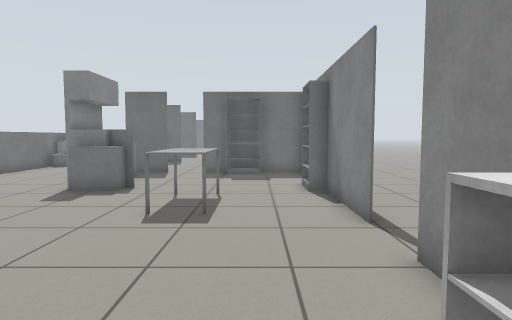
[1] (above)

19 first-person views from a walk through a Gazebo world. The camera is 0.9 m above the floor, tilts 4° down and sees 75° across. Floor lines are 1 m apart. The floor is counted in squares, 0.5 m on a side. Each view is taken from the middle of a square. On the plan, view 1 faces up. The plan holds only what a view shows up to about 17 squares ahead; the rest is blank. The place goes on beyond the plan. Robots are left out.

[2]
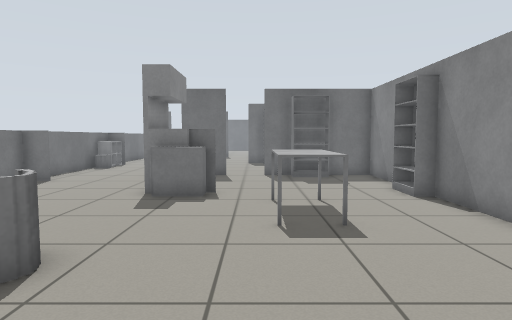

[3]
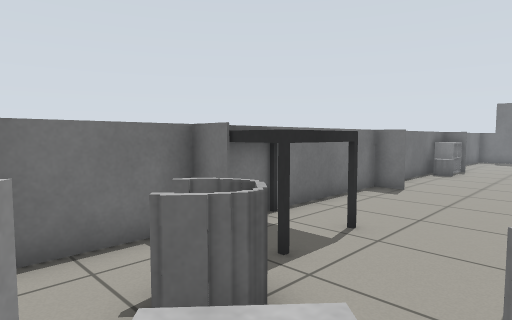

[4]
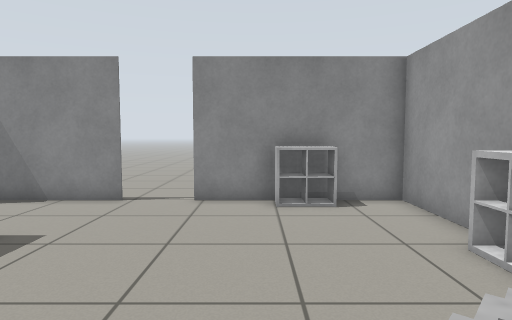

[5]
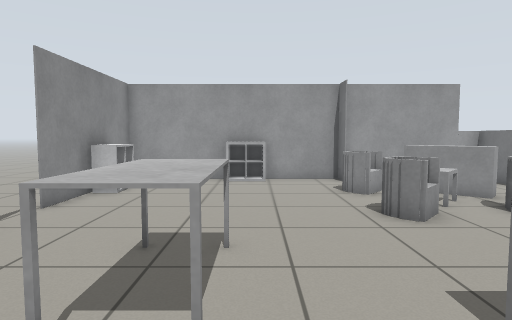

[6]
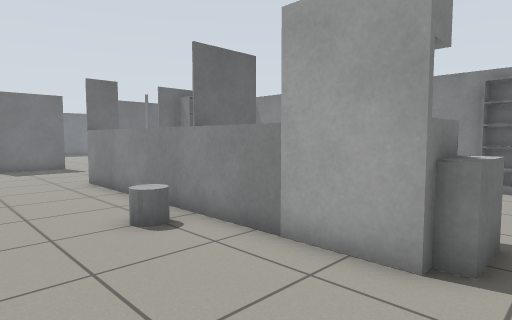

[7]
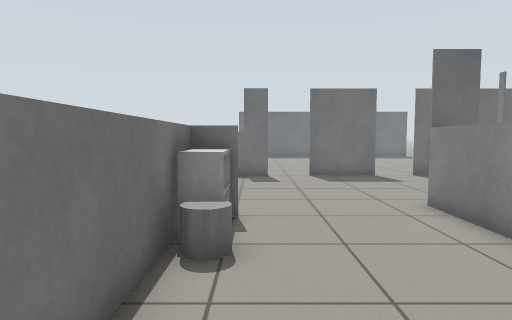

[8]
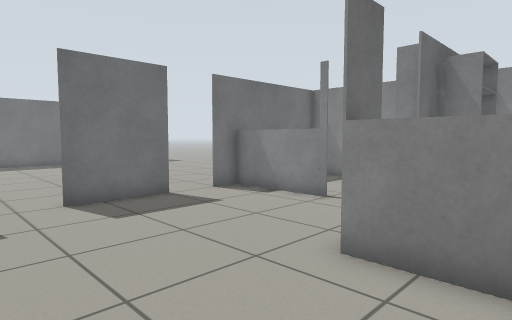

[9]
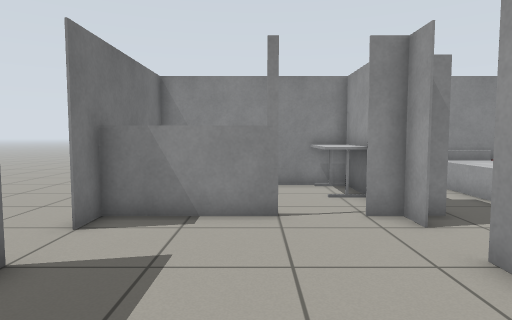

[10]
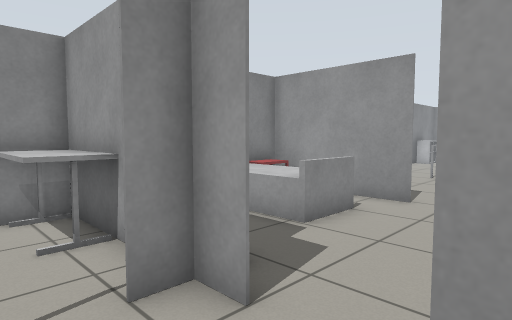

[11]
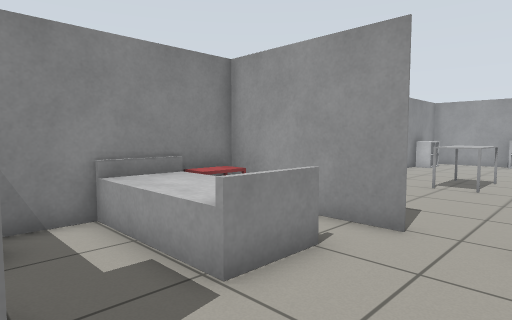

[12]
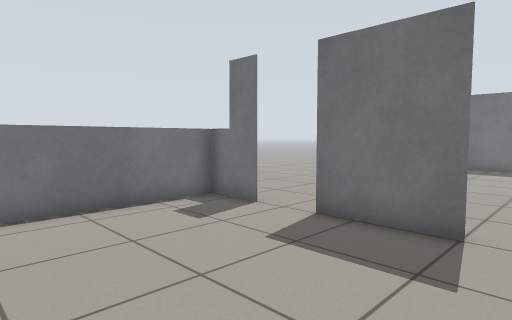

[13]
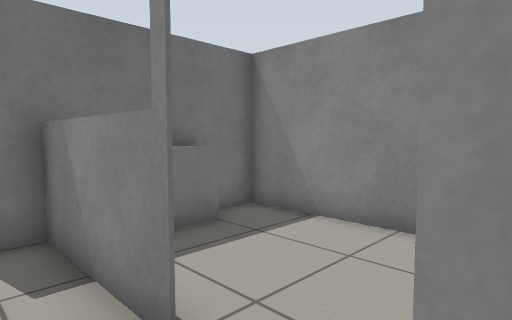

[14]
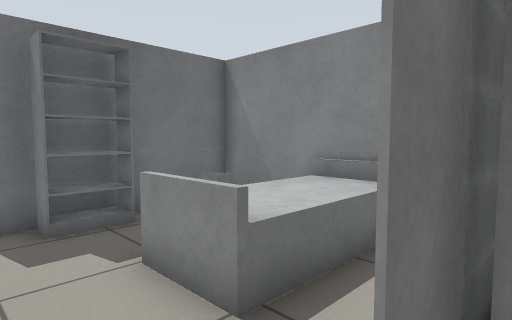

[15]
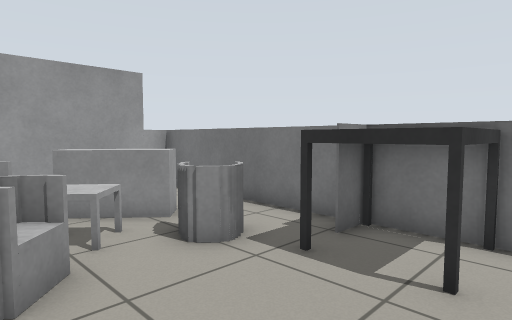

[16]
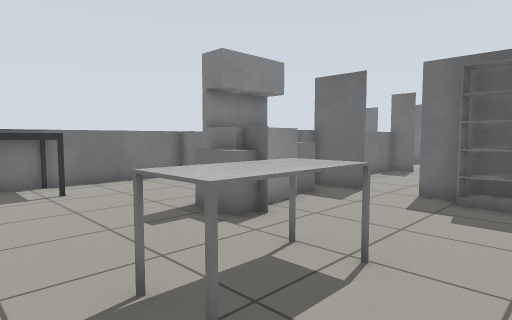

[17]
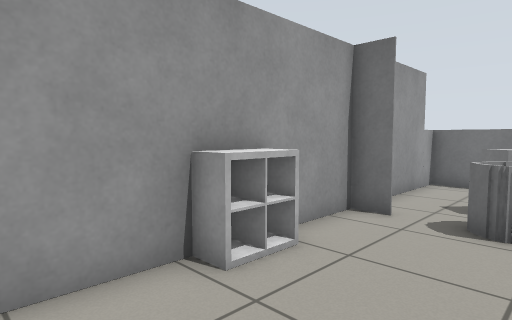

[18]
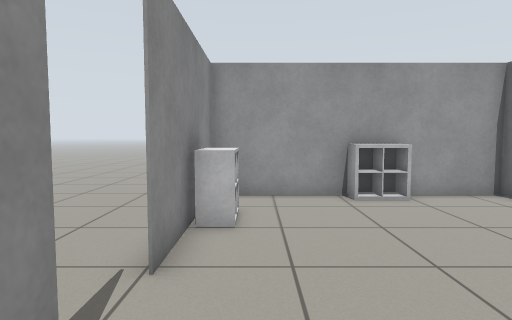

[19]
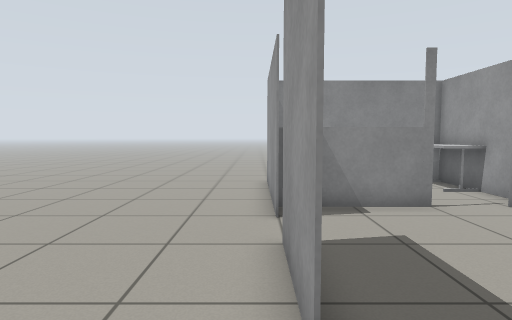

### Floor plan
Points are (right, up) in squares from view 1. A wall is a line through its corners. A room is listed if a view was taken in it or the views show most of it. See-through windows are left out.
Room 1 (views 1, 2, 3, 4, 5, 6, 7, 8, 9, 10, 14, 15, 16, 17, 18, 19)
walls: (-6.5, 15.4) (-6.5, 23.8); (-4.4, 16.6) (-6.5, 16.6) (-6.5, 15.5); (1.5, 16.6) (-2.6, 16.6); (2.4, 12.4) (2.4, 16.5); (-5.8, 23.6) (-5.2, 23.6); (-12.4, 19.5) (-12.4, 9.4); (2.4, 6.8) (2.4, 10.5); (-12.4, 6.5) (-12.4, -1.1) (2.4, -1.1) (2.4, 0.6); (-2.5, 26.4) (-2.5, 30.5); (2.4, 2.5) (2.4, 4.9); (-6.5, -0.1) (-6.5, -1.2); (-5.4, 30.5) (-8.5, 30.5) (-5.4, 30.5); (-3.8, 30.5) (2.5, 30.5); (-10.4, 30.5) (-12.4, 30.5) (-12.4, 25)
ways out: opening at (-4.7, 25) to room 2; opening at (-3.5, 17) to room 2; opening at (-11.5, 32.5)
objects: table (-12, 7) to (-10, 9); grey cylinder (-12, 20); cabinet (-12, 21) to (-12, 22); grey box (-10, 1) to (-8, 3); armchair (-10, 5) to (-9, 5); table (-8, 3) to (-7, 4); grey cylinder (-8, 16) to (-8, 17); armchair (-7, 2) to (-6, 2); armchair (-7, 5) to (-6, 6); grey box (-6, 11) to (-5, 12); counter (-6, 12) to (-5, 13); cabinet (-6, 14) to (-6, 15); shelf (-3, -1); dining table (-2, 8) to (-1, 10); bookshelf (-1, 16) to (0, 16); TV cabinet (2, 1) to (2, 2); bookshelf (2, 11) to (2, 12)
Room 2 (views 11, 12, 13)
walls: (-0.8, 23.6) (-3.5, 23.6) (-0.5, 23.6); (2.4, 20.4) (2.4, 22.5); (-2.5, 23.6) (-2.5, 24.5); (2.4, 25.5) (2.4, 30.5) (-3.8, 30.5); (-5.2, 23.6) (-6.5, 23.6); (-2.6, 16.6) (1.5, 16.6); (-6.5, 22.6) (-6.5, 20.6)
ways out: opening at (-4.7, 25) to room 1; opening at (-3.5, 17) to room 1
objects: bed (-2, 19) to (2, 20); bookshelf (-2, 23) to (-1, 23); cabinet (-1, 30) to (0, 30); desk (0, 24) to (2, 25); grey cylinder (1, 23) to (2, 23); nightstand (2, 17) to (2, 18)

Where each view was taken, in squares from view 1:
view 1: 0 up, 0 right, facing up
view 2: 1 up, 3 left, facing up
view 3: 3 up, 7 left, facing up-left
view 4: 3 up, 7 left, facing right
view 5: 13 up, 3 left, facing down
view 6: 10 up, 11 left, facing up-right
view 7: 15 up, 11 left, facing up
view 8: 21 up, 11 left, facing up-right
view 9: 27 up, 10 left, facing right
view 10: 26 up, 6 left, facing down-right
view 11: 23 up, 5 left, facing down-right
view 12: 24 up, 4 left, facing up-left
view 13: 24 up, 4 left, facing up-right
view 14: 16 up, 4 left, facing up-right
view 15: 10 up, 6 left, facing down-left
view 16: 6 up, 1 right, facing up-left
view 17: 3 up, 1 right, facing down-left
view 18: 9 up, 1 right, facing down
view 19: 31 up, 11 left, facing right
